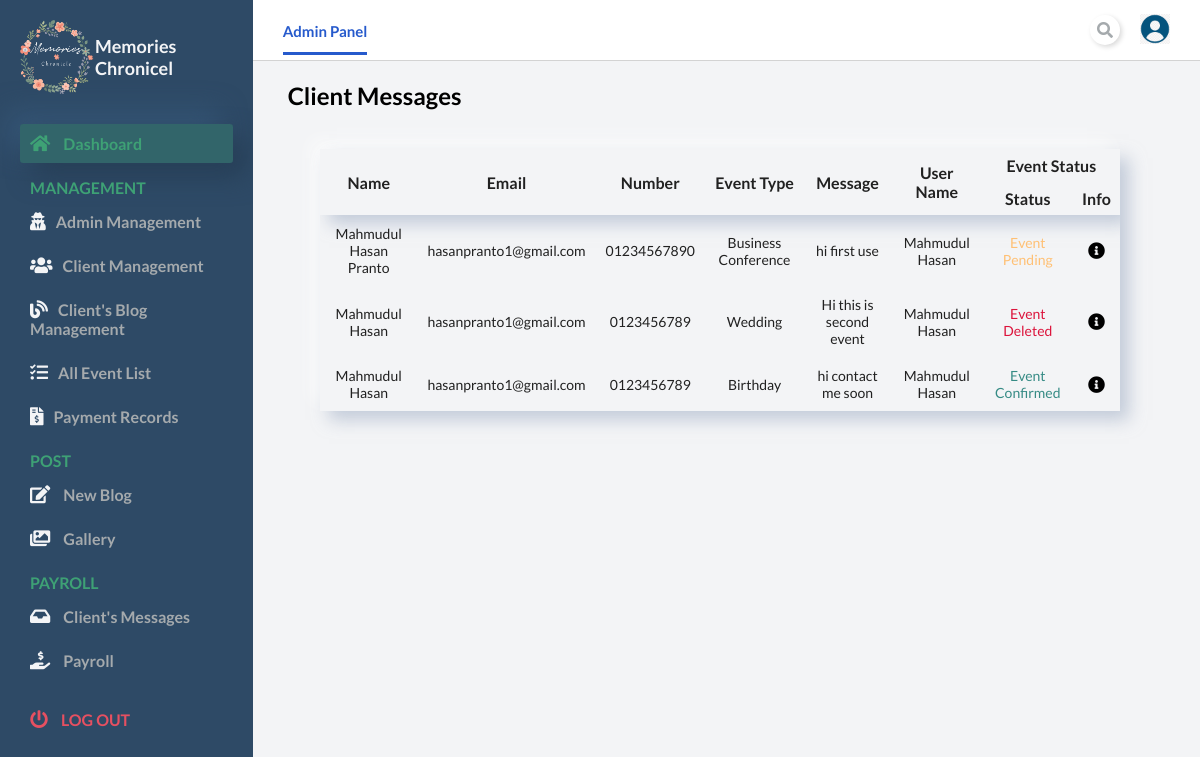
Page /admin/all-event-list.php on the committed database.
### tables this page shows
CREATE TABLE `client_msg` (
  `id` int(11) NOT NULL,
  `name` varchar(50) NOT NULL,
  `email` varchar(80) NOT NULL,
  `number` varchar(50) NOT NULL,
  `event` varchar(255) NOT NULL,
  `message` varchar(700) NOT NULL,
  `user_name` varchar(255) NOT NULL,
  `user_id` int(11) NOT NULL,
  `event_status` int(11) NOT NULL DEFAULT 1
);

### admin/all-event-list.php (the view, shortened to what this page needs)
<?php
  include "./includes/connection.php";
?>
<!DOCTYPE html>
<html lang="en">
  <head>
    <link
      rel="stylesheet"
      href="https://cdnjs.cloudflare.com/ajax/libs/font-awesome/5.15.2/css/all.min.css"
    />
    <link rel="stylesheet" href="./css/styles.css" />
    <link rel="stylesheet" href="./css/admin-manage.css" />
  </head>
  <body id="body">
    <div class="container">
    <?php
        include "./navbar.php";
      ?>
      <main>
        <div class="main__container">
          <h2>Client Messages</h2>
          <div class="table" style="top:35%; left:60%;">
            <table class="neumorphic" style="width:800px;">
              <thead>
                <tr>
                  <th rowspan = "2">Name</th>
                  <th rowspan = "2">Email</th>
                  <th rowspan = "2">Number</th>
                  <th rowspan = "2">Event Type</th>
                  <th rowspan = "2">Message</th>
                  <th rowspan = "2">User Name</th>
                  <th colspan = "2">Event Status</th>
                </tr>
                <tr>
                    <th>Status</th>
                    <th>Info</th>
                </tr>
              </thead>
              <tbody>
                <?php
                  $sql = "SELECT * FROM client_msg";
                  $result = $conn->query($sql);
                  if($result !== false && $result->num_rows > 0){
                    while($row = $result->fetch_assoc()){
                      ?>
                      <tr>
                        <td><?php echo $row['name'] ?></td>
                        <td><?php echo $row['email'] ?></td>
                        <td><?php echo $row['number'] ?></td>
                        <td><?php echo $row['event'] ?></td>
                        <td><?php echo $row['message'] ?></td>
                        <td><?php echo $row['user_name'] ?></td>
                        <td>
                            <?php if($row['event_status'] == 2 ){
                                        echo "<span style = 'color:crimson;'>Event Deleted </span>";
                                    }else if($row['event_status'] == 3 ){
                                        echo "<span style = 'color:#368B85;'>Event Confirmed </span>";
                                    }else{
                                        echo "<span style = 'color:#FFC074;'>Event Pending </span>";
                                    }
                            ?>
                        </td>
                        <td><?php if($row['event_status'] == 2 ){
                            echo "<span > <a href='./includes/delete-log.php?id=".$row['id']."'><button type='button'><i class='fas fa-info-circle'></i></button></a> </span>";
                        }else if($row['event_status'] == 3 ){
                            echo "<span > <a href='./payroll.php'><button type='button'><i class='fas fa-info-circle'></i></button></a> </span>";
                        }else{
                            echo "<span > <a href='./order.php'><button type='button'><i class='fas fa-info-circle'></i></button></a> </span>";
                        }?></button></a>
                        </td>
                      </tr>
                    <?php
                    }
                  }
                  else{
                    echo "<tr><td colspan='5' style= 'color: crimson;'><center>No post Added yet </center></td></tr>";
                  }
                ?>
              </tbody>
            </table>
          </div>
        </div>
      </main>
      <?php
        include "./sidebar.php";
      ?>
    </div>
  </body>
</html>

### admin/css/styles.css (style rules this page uses)
* { margin: 0; padding: 0; }
body { box-sizing: border-box; font-family: 'Lato', sans-serif; }
.container { display: grid; height: 100vh; grid-template-columns: 0.8fr 1fr 1fr 1fr; grid-template-rows: 0.2fr 3fr; grid-template-areas: 'sidebar nav nav nav' 'sidebar main main main'; }
main { background: #f3f4f6; grid-area: main; overflow-y: auto; }
.main__container { padding: 20px 35px; }

### admin/css/admin-manage.css (style rules this page uses)
.table { position: absolute; top: 30%; left: 50%; transform: translate(-50%, -50%); cursor: pointer; }
table.neumorphic { width: 600px; border-spacing: 0; color: #212121; text-align: center; overflow: hidden; box-shadow: 9px 9px 16px rgba(163, 177, 198, 0.6), -9px -9px 16px rgba(255, 255, 255, 0.6); }
table.neumorphic thead { box-shadow: 9px 9px 16px rgba(163, 177, 198, 0.6); }
table.neumorphic th { padding: 7px; }
table.neumorphic > tbody > tr > td { padding: 10px; font-size: 14px; position: relative; }
table.neumorphic tr td:first-child::before { content: ''; position: absolute; padding: 7px; top: 0; left: -5000px; width: 10000px; height: 100%; z-index: -10; }
.table button { border: none; background: transparent; }
.table i.fas { padding: 5px; font-size: 17px; }

### rows in the picture
client_msg: name "Mahmudul Hasan Pranto", email "hasanpranto1@gmail.com", number "01234567890", event "Business Conference", message "hi first use", user_name "Mahmudul Hasan", event_status "Event Pending"
client_msg: name "Mahmudul Hasan", email "hasanpranto1@gmail.com", number "0123456789", event "Wedding", message "Hi this is second event", user_name "Mahmudul Hasan", event_status "Event Deleted"
client_msg: name "Mahmudul Hasan", email "hasanpranto1@gmail.com", number "0123456789", event "Birthday", message "hi contact me soon", user_name "Mahmudul Hasan", event_status "Event Confirmed"
